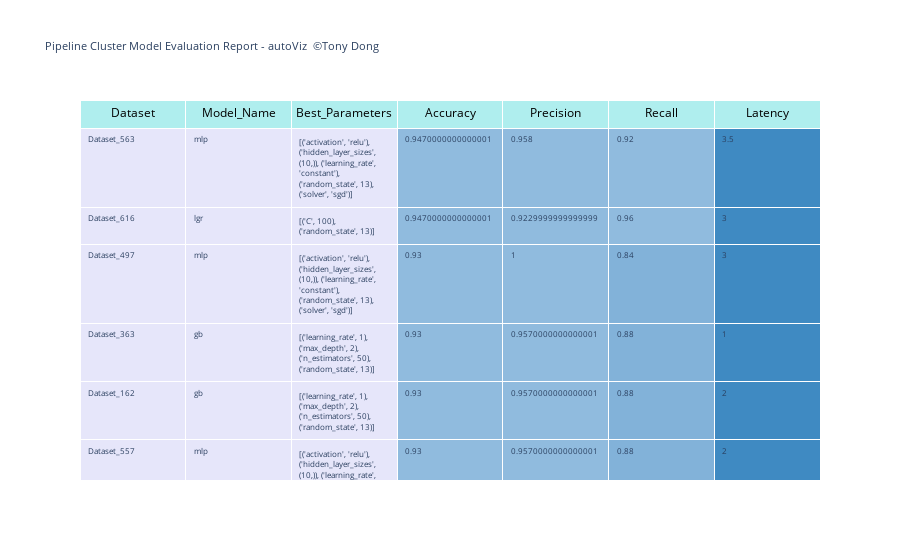

Notebook source saved alongside this figure:
### Code cell
# autoViz Demo 2:
# Use autoViz's built-in function to create Pipeline Cluster Model Evaluation Report (Dynamic Table)
# Diagram will be saved as an html file and stored as ./test/Pipeline Cluster Model Evaluation Report.html
viz = autoViz(report = dyna_report)
viz.clf_table_report()

### Figure 1 — Plotly figure (JSON) as saved in the notebook; plotly's stock layout.template omitted (floating-point values rounded to 4 significant figures; data arrays with more than 128 entries replaced by an {"elided": "..."} marker saying what was removed)
{"data": [{"cells": {"align": "left", "fill": {"color": ["lavender", "lavender", "lavender", {"elided": "4928 str values"}, {"elided": "4928 str values"}, {"elided": "4928 str values"}, {"elided": "4928 str values"}]}, "values": {"elided": "7x4928 mixed values"}}, "header": {"align": "center", "fill": {"color": "paleturquoise"}, "font": {"color": "black", "size": 12}, "values": ["Dataset", "Model_Name", "Best_Parameters", "Accuracy", "Precision", "Recall", "Latency"]}, "type": "table"}], "layout": {"font": {"size": 8}, "title": {"text": "Pipeline Cluster Model Evaluation Report - autoViz <a href=\"https://www.linkedin.com/in/lei-tony-dong/\"> ©Tony Dong</a>"}}}
